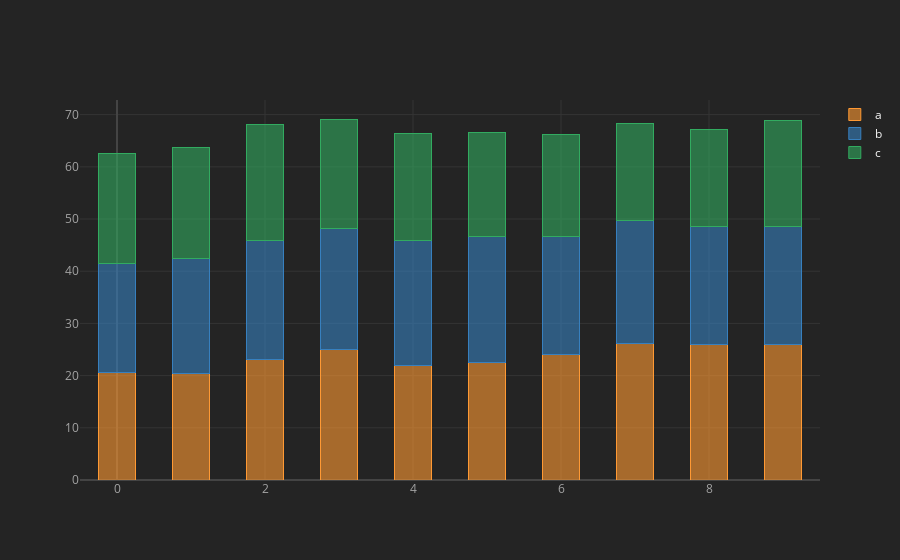

Notebook source saved alongside this figure:
### Code cell
df.iplot(kind='bar',barmode='stack',bargap=0.5)

### Figure 1 — Plotly figure (JSON) as saved in the notebook; plotly's stock layout.template omitted (floating-point values rounded to 4 significant figures)
{"data": [{"marker": {"color": "rgba(255, 153, 51, 0.6)", "line": {"color": "rgba(255, 153, 51, 1.0)", "width": 1}}, "name": "a", "orientation": "v", "text": "", "type": "bar", "x": [0, 1, 2, 3, 4, 5, 6, 7, 8, 9], "y": [20.69, 20.43, 23.14, 24.92, 22.01, 22.47, 24.06, 26.18, 25.98, 25.92]}, {"marker": {"color": "rgba(55, 128, 191, 0.6)", "line": {"color": "rgba(55, 128, 191, 1.0)", "width": 1}}, "name": "b", "orientation": "v", "text": "", "type": "bar", "x": [0, 1, 2, 3, 4, 5, 6, 7, 8, 9], "y": [20.82, 21.97, 22.68, 23.3, 23.86, 24.14, 22.58, 23.48, 22.5, 22.64]}, {"marker": {"color": "rgba(50, 171, 96, 0.6)", "line": {"color": "rgba(50, 171, 96, 1.0)", "width": 1}}, "name": "c", "orientation": "v", "text": "", "type": "bar", "x": [0, 1, 2, 3, 4, 5, 6, 7, 8, 9], "y": [21.12, 21.27, 22.22, 20.94, 20.46, 20.06, 19.55, 18.7, 18.63, 20.37]}], "layout": {"bargap": 0.5, "barmode": "stack", "legend": {"bgcolor": "#242424", "font": {"color": "#F4F4F4"}, "traceorder": "normal"}, "paper_bgcolor": "#242424", "plot_bgcolor": "#242424", "title": {"font": {"color": "#F4F4F4"}}, "xaxis": {"gridcolor": "#343434", "showgrid": true, "tickfont": {"color": "#A4A4A4"}, "title": {"font": {"color": "#A4A4A4"}, "text": ""}, "zerolinecolor": "#444444"}, "yaxis": {"gridcolor": "#343434", "showgrid": true, "tickfont": {"color": "#A4A4A4"}, "title": {"font": {"color": "#A4A4A4"}, "text": ""}, "zerolinecolor": "#444444"}}}
